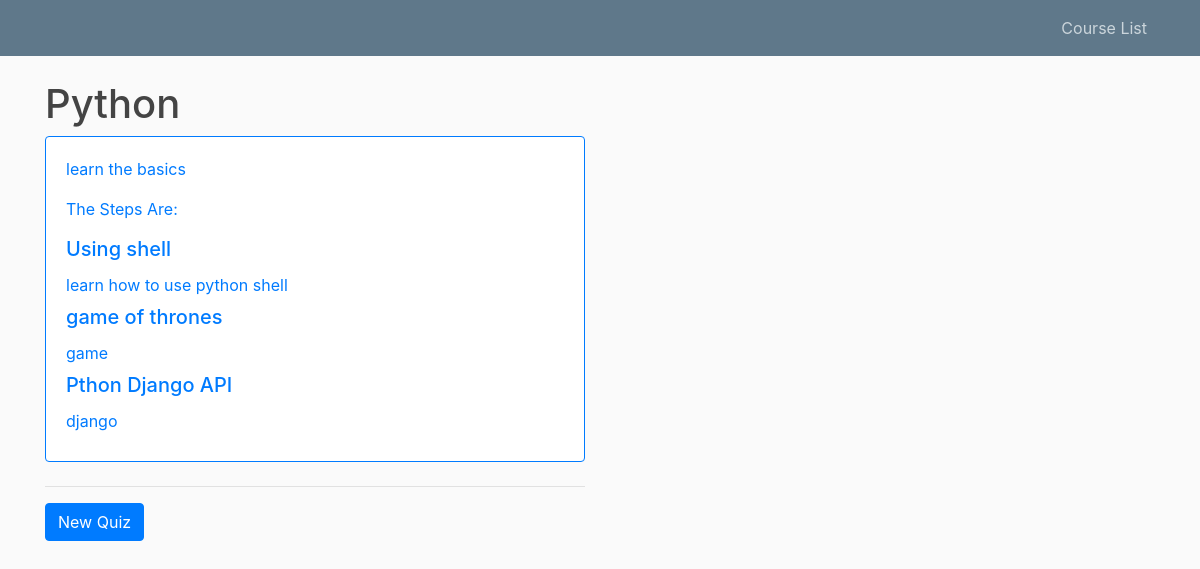
Before: /course/1/ with the older database file.
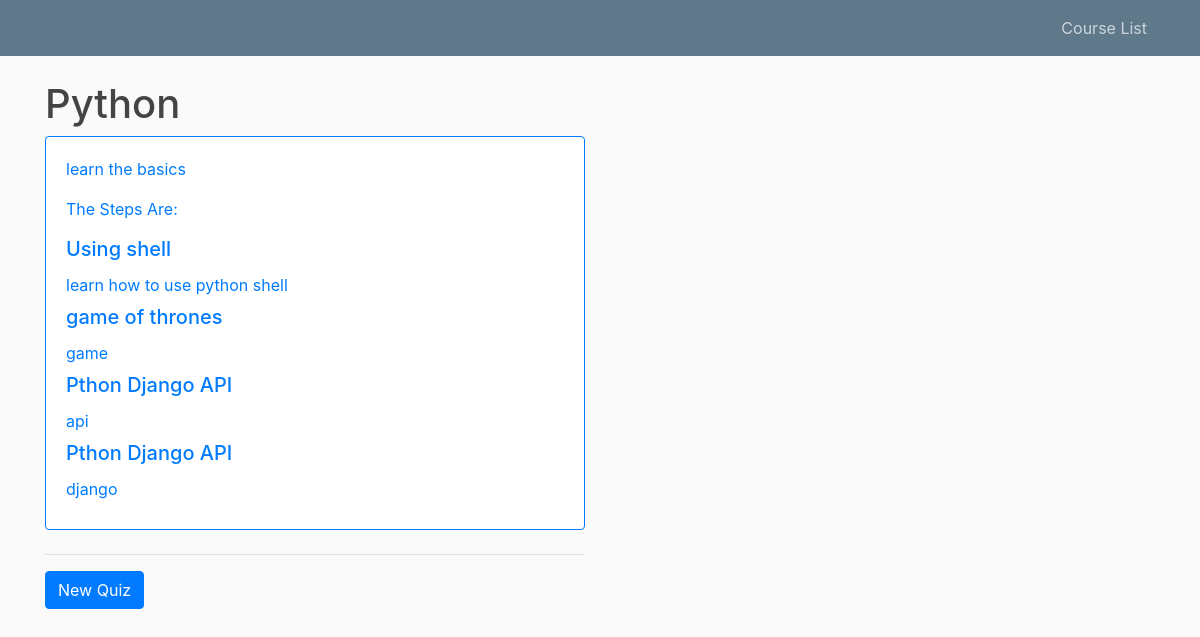
After: the same page with the newer database file.
### courses/models.py (models this page shows, shortened)
class Step(models.Model):
    title = models.CharField(max_length=255)
    description = models.TextField()
    order = models.IntegerField(default=0)
    course = models.ForeignKey(Course, on_delete=models.CASCADE)
    class Meta:
        abstract = True
        ordering = ['order', ]

class Text(Step):
    content = models.TextField(blank=True, default='')
    def get_absolute_url(self):
        return reverse('text-detail', kwargs={
            'course_pk': self.course_id,
            'step_pk': self.id
        })

class Quiz(Step):
    total_questions = models.IntegerField(default=4)
    class Meta:
        verbose_name_plural = "Quizzes"
    def get_absolute_url(self):
        return reverse('quiz-detail', kwargs={
            'course_pk': self.course_id,
            'step_pk': self.id
        })

### courses/views.py (the view)
# urls.py: path("course/<int:pk>/", views.course_detail, name="course-detail"),
def course_detail(request, pk):
    course = get_object_or_404(Course, pk=pk)
    steps = sorted(chain(course.text_set.all(), course.quiz_set.all()), key=lambda step: step.order)
    context = {
        'course': course,
        'steps': steps
    }
    return render(request, 'course_detail.html', context)

### courses/templates/course_detail.html
{% extends 'base.html' %}
{% block content %}
    <div class="row">
        <div class="col-sm-6">
            <h1 class="">{{ course.title }}</h1>
        <div class="card border-primary mb-4">
            <div class="card-body text-primary">
                <p class="card-text">  {{ course.description }}</p>
                <p>The Steps Are:</p>
                {% for step in steps %}
                <h5 class="card-title"> <a href="{{ step.get_absolute_url }}">{{ step.title }}</a></h5>
                    <dd>{{ step.description }}</dd>
                {% endfor %}
            </div>
        </div>
        <hr>
         <a href="{% url 'create_quiz' course_pk=course.id %}" class="btn btn-primary">New Quiz</a>
    </div>
    </div>
{% endblock %}

Changed rows visible on the page:
added Quiz: title "Pthon Django API", description "api"
